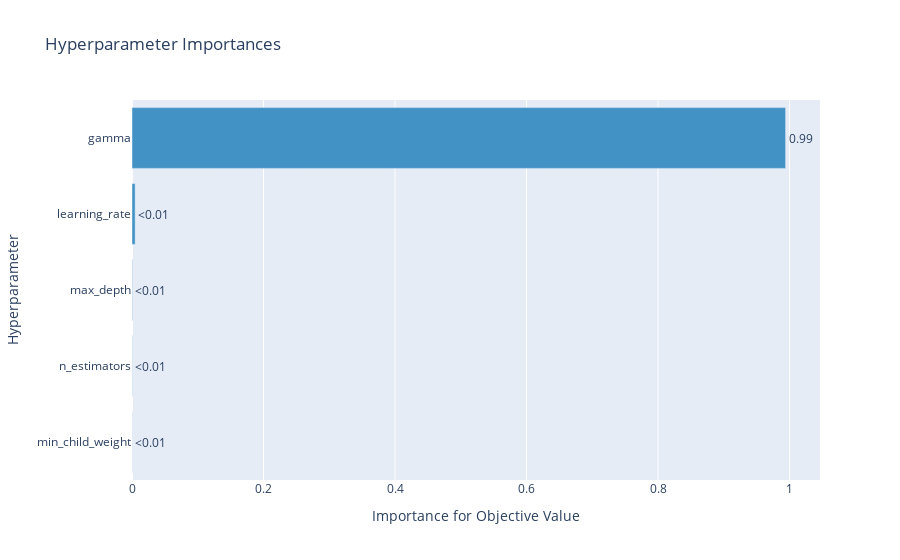

Notebook code for this chart:
### Code cell
optuna.visualization.plot_param_importances(study)

### Figure 1 — Plotly figure (JSON) as saved in the notebook; plotly's stock layout.template omitted (floating-point values rounded to 4 significant figures)
{"data": [{"cliponaxis": false, "hovertemplate": ["min_child_weight (IntDistribution): 0.0002570739150827668<extra></extra>", "n_estimators (IntDistribution): 0.00038864421730810673<extra></extra>", "max_depth (IntDistribution): 0.0005962075813160445<extra></extra>", "learning_rate (FloatDistribution): 0.0047821171451006205<extra></extra>", "gamma (IntDistribution): 0.9939759571411925<extra></extra>"], "marker": {"color": "rgb(66,146,198)"}, "orientation": "h", "text": ["<0.01", "<0.01", "<0.01", "<0.01", "0.99"], "textposition": "outside", "type": "bar", "x": [0.0002571, 0.0003886, 0.0005962, 0.004782, 0.994], "y": ["min_child_weight", "n_estimators", "max_depth", "learning_rate", "gamma"]}], "layout": {"showlegend": false, "title": {"text": "Hyperparameter Importances"}, "xaxis": {"title": {"text": "Importance for Objective Value"}}, "yaxis": {"title": {"text": "Hyperparameter"}}}}
